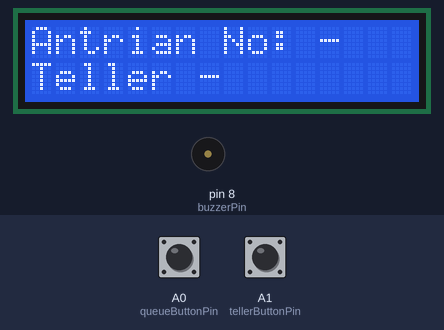
Recording of a sketch running on a simulated Arduino Uno, built with avr-gcc and run on an emulated ATmega328P. Shown: 16×2 character LCD, buzzer (waves = sounding). Inputs (shaded band) come from the test bench; at power-on: A0 (queueButtonPin) HIGH, A1 (tellerButtonPin) HIGH.

Above: at 1.3 s.
1.4 s: A0 (queueButtonPin) pulled LOW for 0.15 s
At 1.9 s:
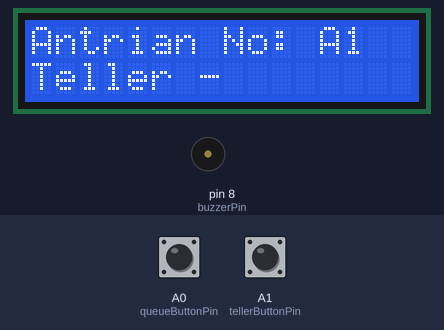
3.0 s: A1 (tellerButtonPin) pulled LOW for 0.15 s
At 4.3 s:
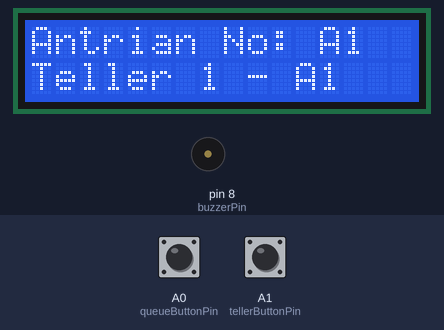
5.0 s: A0 (queueButtonPin) pulled LOW for 1 s
At 5.6 s:
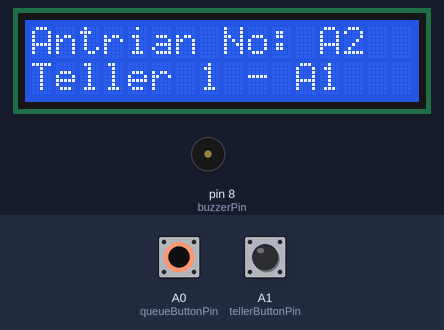
7.5 s: A1 (tellerButtonPin) pulled LOW for 1 s
At 7.9 s:
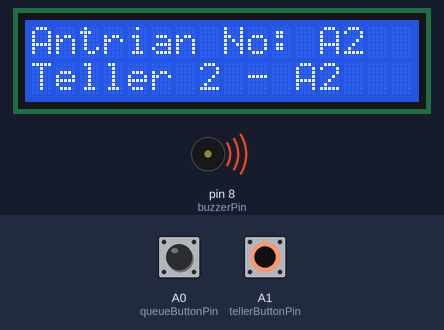
Timing chart, 0 to 10.5 s (numbered marks = the images above; inputs shaded):
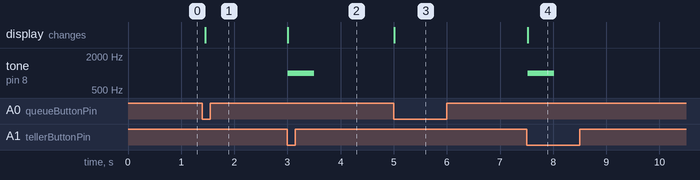

Measured:
- after the input at 1.4 s, the display: changes after 0.05 s (image 1)
- after the input at 3.0 s, tone on pin 8 (buzzerPin): silent → 1000 Hz at once, → silent 0.50 s later; the display: changes at once (image 2)
- after the input at 5.0 s, the display: changes at once (image 3)
- after the input at 7.5 s, tone on pin 8 (buzzerPin): silent → 1000 Hz at once, → silent 0.50 s later; the display: changes at once (image 4)

The sketch:

stopwatch.ino
```cpp
#include <Wire.h>
#include <LiquidCrystal_I2C.h>

// Inisialisasi objek untuk LCD 16x2 (gunakan alamat I2C LCD Anda)
LiquidCrystal_I2C lcd(0x27, 16, 2);

// Pin digital untuk tombol antrian dan teller
const int queueButtonPin = A0;    // Pin A0 sebagai input untuk tombol antrian
const int tellerButtonPin = A1;   // Pin A1 sebagai input untuk tombol teller
const int buzzerPin = 8;          // Pin 8 sebagai output untuk buzzer

// Variabel untuk menyimpan nomor antrian, nomor teller, dan queue karcis
int queueNumber = 0;   // Nomor Antrian maks 20
int tellerNumber = 0;  // Inisialisasi nomor teller mulai dari 0
int queueTicket = 0;   // Queue karcis saat ini

// Variabel untuk menyimpan status tombol dan waktu terakhir tombol ditekan
int lastQueueButtonState = HIGH;
int lastTellerButtonState = HIGH;

// Fungsi untuk mereset nomor teller menjadi 1
void resetTeller() {
  tellerNumber = 1;
}

// Fungsi untuk mengeluarkan suara bel
void playBel() {
  tone(buzzerPin, 1000, 500); // Frekuensi 1000 Hz (suaranya lebih rendah) dengan durasi 500 ms
  delay(500); // Jeda 500 ms antara bunyi bel
  noTone(buzzerPin);
}

// Fungsi untuk mengeluarkan bunyi gagal atau penolakan
void playPenolakan() {
  tone(buzzerPin, 600, 300); // Frekuensi 600 Hz dengan durasi 300 ms (bunyi pertama)
  delay(400); // Jeda 400 ms sebelum bunyi selanjutnya
  tone(buzzerPin, 300, 500); // Frekuensi 300 Hz dengan durasi 500 ms (bunyi kedua)
  delay(500); // Jeda 500 ms antara bunyi penolakan dan reset
  noTone(buzzerPin);
}

void setup() {
  // Inisialisasi LCD
  lcd.init();
  lcd.backlight();
  lcd.begin(16, 2);
  lcd.print("Antrian No: -");
  lcd.setCursor(0, 1);
  lcd.print("Teller -");

  // Inisialisasi pin sebagai input dengan pull-up resistor internal
  pinMode(queueButtonPin, INPUT_PULLUP);
  pinMode(tellerButtonPin, INPUT_PULLUP);

  // Inisialisasi pin buzzer sebagai output
  pinMode(buzzerPin, OUTPUT);
}

void loop() {
  // Baca status tombol antrian
  int queueButtonState = digitalRead(queueButtonPin);

  // Periksa perubahan status tombol antrian
  if (queueButtonState != lastQueueButtonState && queueButtonState == LOW) {
    if ((queueNumber - queueTicket) < 20) {
      queueNumber++;
      lcd.setCursor(12, 0);
      lcd.print("A");
      lcd.print(queueNumber);
      lcd.print(" ");
    } else {
      // Mainkan suara penolakan ketika antrian sudah penuh
      playPenolakan();
    }
  }
  lastQueueButtonState = queueButtonState;

  // Baca status tombol teller
  int tellerButtonState = digitalRead(tellerButtonPin);

  // Periksa perubahan status tombol teller
  if (tellerButtonState != lastTellerButtonState && tellerButtonState == LOW) {
    if (queueTicket < queueNumber) {
      tellerNumber++;
      if (tellerNumber > 4) {
        resetTeller(); // Reset nomor teller menjadi 1
      }
      queueTicket++; // Tambah queue karcis saat tombol teller ditekan
      lcd.setCursor(7, 1);
      lcd.print(tellerNumber);
      lcd.print(" - A");
      lcd.print(queueTicket); // Tampilkan queue karcis di sebelah angka teller

      // Mainkan suara bel ketika tombol teller ditekan
      playBel();
    }
  }
  lastTellerButtonState = tellerButtonState;

  // Tunggu sebentar sebelum mengulang
  delay(50);
}
```
